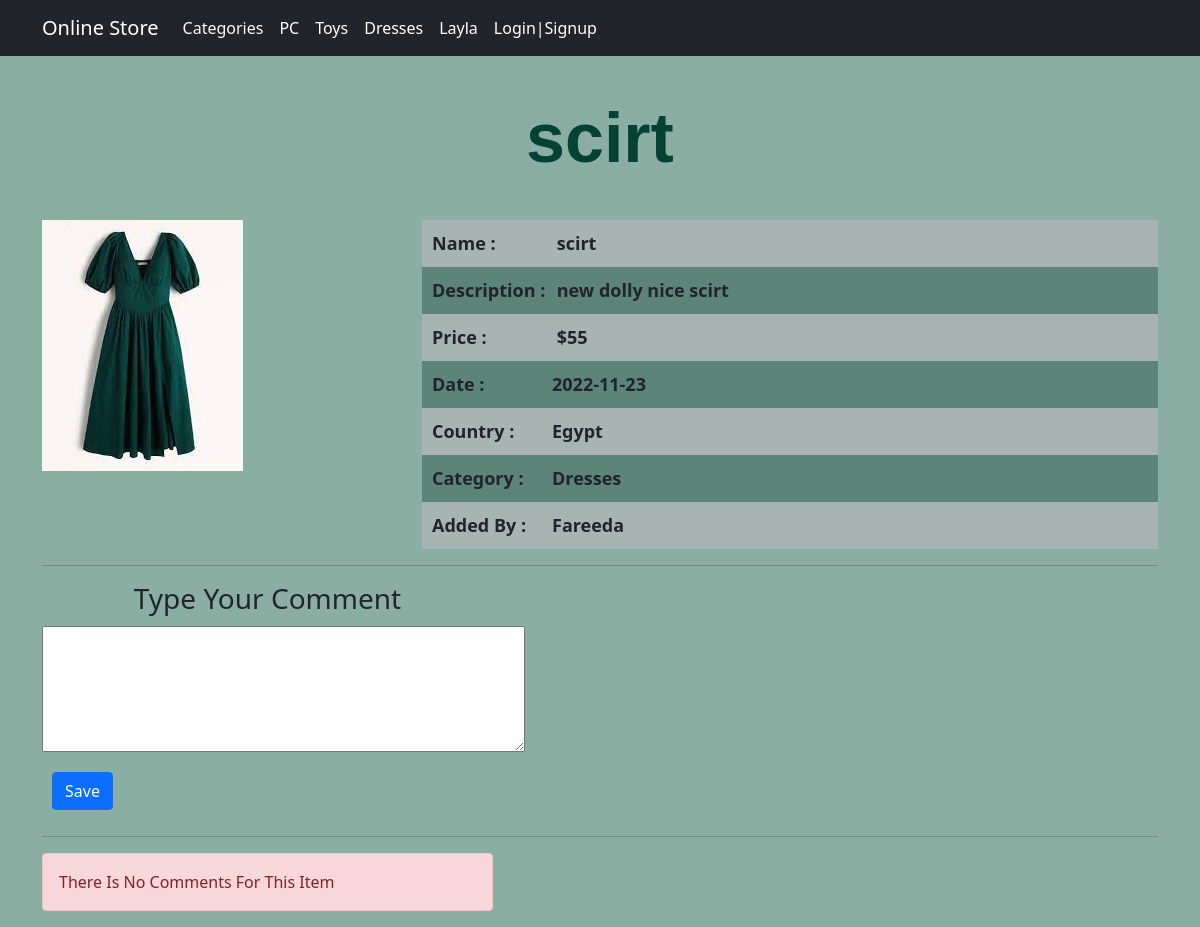
The page /items.php?itemid=5 on the database its author committed.
### tables this page shows
CREATE TABLE `categories` (
  `ID` int(11) NOT NULL,
  `Name` varchar(255) NOT NULL,
  `Description` text NOT NULL,
  `parent` int(11) NOT NULL,
  `Ordering` int(11) DEFAULT NULL,
  `Visibility` tinyint(4) NOT NULL DEFAULT 0,
  `Allow_Comment` tinyint(4) NOT NULL DEFAULT 0,
  `Allow_Ads` tinyint(4) NOT NULL DEFAULT 0
);

CREATE TABLE `items` (
  `Item_ID` int(11) NOT NULL,
  `Name` varchar(255) NOT NULL,
  `Description` text NOT NULL,
  `Price` varchar(255) NOT NULL,
  `Add_Date` date NOT NULL,
  `Country_Made` varchar(255) NOT NULL,
  `Image` varchar(255) NOT NULL,
  `Status` varchar(255) NOT NULL,
  `Rating` smallint(6) NOT NULL,
  `Approve` tinyint(4) NOT NULL DEFAULT 0,
  `Cat_ID` int(11) NOT NULL,
  `Member_ID` int(11) NOT NULL
);

CREATE TABLE `users` (
  `UserID` int(11) NOT NULL COMMENT 'To identify User',
  `Username` varchar(255) NOT NULL COMMENT 'Username To Login',
  `Password` varchar(255) NOT NULL COMMENT 'Password to login',
  `Email` varchar(255) NOT NULL,
  `FullName` varchar(255) NOT NULL,
  `GroupID` int(11) NOT NULL DEFAULT 0 COMMENT 'identifyn User Group',
  `TrustStatus` int(11) NOT NULL DEFAULT 0 COMMENT 'Seller Rank',
  `RegStatus` int(11) NOT NULL DEFAULT 0 COMMENT 'User Approval',
  `Date` date DEFAULT NULL,
  `avatar` varchar(255) NOT NULL
);

### init.php (called while the page is built, shortened)
<?php
include 'admin/connect.php';
$tplt = 'includes/templates/';
$css = 'assest/css/';
$func = 'includes/functions/';
include $func.'functions.php';
include $tplt . 'header.php';
?>

### includes/functions/functions.php (called while the page is built, shortened)
<?php
function getCats()
{
    global $conn;
    $stmt = $conn->prepare("SELECT * FROM categories");
    $stmt->execute();
    $cats = $stmt->fetchAll();
    return $cats;
}

### items.php (the view, shortened to what this page needs)
<?php
include 'init.php';
$item_id = isset($_GET['itemid']) && is_numeric($_GET['itemid']) ? intval($_GET['itemid']) : 0;
$stmt = $conn->prepare("SELECT
                            items.*,categories.Name AS category_name,users.Username
                        FROM
                           items
                        INNER JOIN
                            categories
                        ON
                            categories.ID = items.Cat_ID
                        INNER JOIN
                            users
                        ON
                            users.UserID = items.Member_ID
                        WHERE
                            Item_ID = ?
                       ");
$stmt->execute(array($item_id));
$item = $stmt->fetch();
$count = $stmt->rowCount();
if ($count > 0) {
?>
    <h1 class="text-center"><?php echo $item['Name'] ?></h1>
    <div class="container">
        <div class="row">
            <div class="col-md-4">
                <img class="img-responsive" src="dress.jpg" />
            </div>
            <div class="col-md-8">
                <div class="caption">
                    <ul class="list-unstyled">
                        <li>
                            <span>Name :</span> <?php echo $item['Name'] ?>
                        </li>
                        <li>
                            <span>Description :</span> <?php echo $item['Description'] ?>
                        </li>
                        <li>
                            <span>Price :</span> <?php echo $item['Price'] ?>
                        </li>
                        <li>
                            <span>Date :</span><?php echo $item['Add_Date'] ?>
                        </li>
                        <li>
                            <span>Country :</span><?php echo $item['Country_Made'] ?>
                        </li>
                        <li>
                            <span>Category :</span><?php echo $item['category_name'] ?>
                        </li>
                        <li>
                            <span>Added By :</span><?php echo $item['Username'] ?>
                        </li>
                    </ul>
                </div>
            </div>
        </div>
        <hr>
        <div class="row">
            <div class="col-md-5">
                <div class="add-comment">
                    <h3 class="text-center">Type Your Comment</h3>
                    <form action="<?php $_SERVER['PHP_SELF'] . '?itemid=' . $item['Item_ID'];  ?>" method="POST">
                        <textarea class="commet" name="comment" cols="50" rows="5" required></textarea>
                        <input class="btn btn-primary" type="submit" value="Save" name="submit">
                    </form>
                </div>
            </div>
        </div>
        <hr>
        <div class="row">
            <div class="col-md-5">
                <?php
                $stmt = $conn->prepare("SELECT comments.*,users.Username
                                           FROM comments
                                           INNER JOIN
                                           users
                                           ON
                                           comments.user_id = users.UserID
                                           WHERE item_id = ?");
                $stmt->execute(array($item_id));
                $comments = $stmt->fetchAll();
                $count = $stmt->rowCount();
                if ($count > 0) {
                    foreach ($comments as $comment) {
                        echo '<div class = "row">';
                        echo '<div class = "col-md-3">' . $comment['Username'] . '</div>';
                        echo '<div class = "col-md-9">' . $comment['Comment'] . '</div>';
                        echo '</div>';
                    }
                } else {
                    echo '<div class = "alert alert-danger">There Is No Comments For This Item</div>';
                }
                ?>
            </div>
        </div>
    </div>
<?php
} else {
    echo 'There is No Such Item';
}
include $tplt . 'footer.php';
?>

### includes/templates/header.php (shortened to what this page needs)
<!DOCTYPE html>
<html lang="en">
<head>
    <link rel="stylesheet" href="<?php echo $css; ?>bootstrap.min.css">
    <link rel="stylesheet" href="<?php echo $css; ?>fontawesome.min.css">
    <link rel="stylesheet" href="<?php echo $css; ?>frontend.css">
</head>
<body>
    <nav class="navbar navbar-expand-lg navbar-dark bg-dark">
        <div class="container">
            <a class="navbar-brand" href="index.php">Online Store</a>
            <div class="collapse navbar-collapse" id="app-nav">
                <ul class="navbar-nav me-auto mb-2 mb-lg-0">
                <li class="nav-link"  class="nav-item"> <a href="categories.php">Categories</a> </li>
                    <?php
                    $categories = getCats();
                    foreach ($categories as $cat) {
                    ?>
                        <li class="nav-item">
                            <a class="nav-link" href="categories.php?pageid=<?php echo $cat['ID'] ?>&pagename=<?php echo $cat['Name'] ?>">
                                <?php echo $cat['Name'];
                                ?></a>
                        </li>
                    <?php
                    }
                    ?>
                    <?php
                    if (isset($_SESSION['User'])) {
                    ?>
                        <li class="nav-item dropdown ">
                            <a class="nav-link dropdown-toggle " href="#" role="button" data-bs-toggle="dropdown" aria-expanded="false">
                                <?php echo $_SESSION['User'] ?>
                            </a>
                            <ul class="dropdown-menu ">
                                <li><a class="dropdown-item" href="profile.php">My Profile</a></li>
                                <li><a class="dropdown-item" href="new_ads.php">New Item</a></li>
                                <li><a class="dropdown-item" href="profile.php#my_item">My Items</a></li>
                                <li><a class="dropdown-item" href="logout.php">Logout</a></li>
                            </ul>
                        </li>
                    <?php
                    } else {
                    ?>
                        <li class="nav-item"><a class="nav-link" href="login.php"> Login|Signup </a></li>
                    <?php } ?>
                </ul>
            </div>
        </div>
    </nav>

### assest/css/frontend.css (style rules this page uses)
body { background-color: #8baea2; font-size: 16px; }
a { text-decoration: none; color: #fafafa; }
.navbar-dark .navbar-nav .nav-link { color: #FFF; }
h1 { color: rgb(6, 66, 52); font-size: 70px; font-family: Arial, Helvetica, sans-serif; margin: 40px 0px; font-weight: bold; }
input { padding: 10px; margin: 10px; }
.caption ul { padding: 0px; margin: 0px; }
.caption ul li { padding: 10px; font-size: large; font-weight: 600; }
.caption ul li:nth-child(odd) { background-color: #a8b4b2; }
.caption ul li:nth-child(even) { background-color: #5c8478; }
.caption ul li span { display: inline-block; width: 120px }
.add-comment h3 { margin: 0px 0px 10px; }
.add-comment textarea { display: block; margin: 10px 0px; }

### rows shown on the page
categories: Name "PC"
categories: Name "Toys"
categories: Name "Dresses"
categories: Name "Layla"
items: Name "scirt", Description "new dolly nice scirt", Price "$55", Add_Date "2022-11-23", Country_Made "Egypt", Cat_ID.Name "Dresses", Member_ID.Username "Fareeda"
